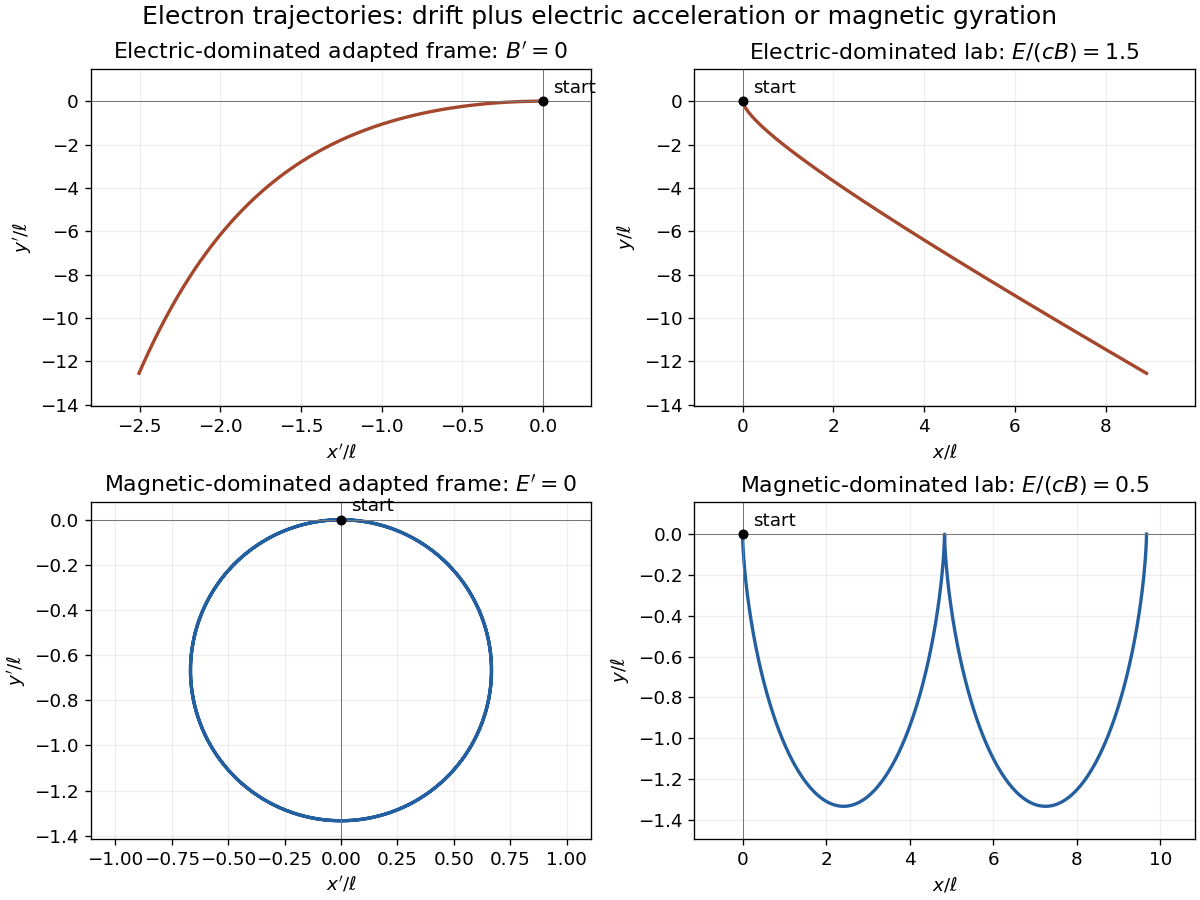

Write the Python code that produced this figure.
"""Exact initially-rest electron orbits in non-null crossed fields. Python 3.14."""
from pathlib import Path
import matplotlib
matplotlib.use('Agg')
import matplotlib.pyplot as plt
import numpy as np

plt.rcParams.update({'font.size':11,'figure.facecolor':'white'})
# Dimensionless units c=m=|q|=B=1; position unit ell=mc/(|q|B).
fig,axes=plt.subplots(2,2,figsize=(10,7.5),layout='constrained')
E=1.5;V=1/E;G=1/np.sqrt(1-V*V);a=-E/G
T=np.linspace(0,2.8,700);s=a*T
xp=-G*V*T;yp=G/a*(np.cosh(s)-1)
x=G*G*V*(np.sinh(s)/a-T)
axes[0,0].plot(xp,yp,color='#a4472c',lw=2)
axes[0,1].plot(x,yp,color='#a4472c',lw=2)
axes[0,0].set_title(r'Electric-dominated adapted frame: $B^{\prime}=0$')
axes[0,1].set_title(r'Electric-dominated lab: $E/(cB)=1.5$')
V=.5;G=1/np.sqrt(1-V*V);omega=-1/(G*G)
tp=np.linspace(0,4*np.pi/abs(omega),1500);s=omega*tp
xp=-V/omega*np.sin(s);yp=V/omega*(1-np.cos(s))
x=G*V*(tp-np.sin(s)/omega)
axes[1,0].plot(xp,yp,color='#245fa0',lw=2)
axes[1,1].plot(x,yp,color='#245fa0',lw=2)
axes[1,0].set_title(r'Magnetic-dominated adapted frame: $E^{\prime}=0$')
axes[1,1].set_title(r'Magnetic-dominated lab: $E/(cB)=0.5$')
axes[1,0].set_aspect('equal',adjustable='datalim')
for row in range(2):
    for col in range(2):
        ax=axes[row,col]
        ax.scatter([0],[0],color='black',s=25,zorder=4)
        ax.annotate('start',(0,0),xytext=(6,5),textcoords='offset points')
        ax.axhline(0,color='#777777',lw=.6);ax.axvline(0,color='#777777',lw=.6)
        ax.grid(alpha=.2);ax.margins(.12)
        ax.set_xlabel(r'$x^{\prime}/\ell$' if col==0 else r'$x/\ell$')
        ax.set_ylabel(r'$y^{\prime}/\ell$' if col==0 else r'$y/\ell$')
fig.suptitle('Electron trajectories: drift plus electric acceleration or magnetic gyration',fontsize=15)
fig.savefig(Path.cwd() / Path(__file__).with_suffix('.png').name,dpi=120,facecolor='white')
plt.close(fig)
